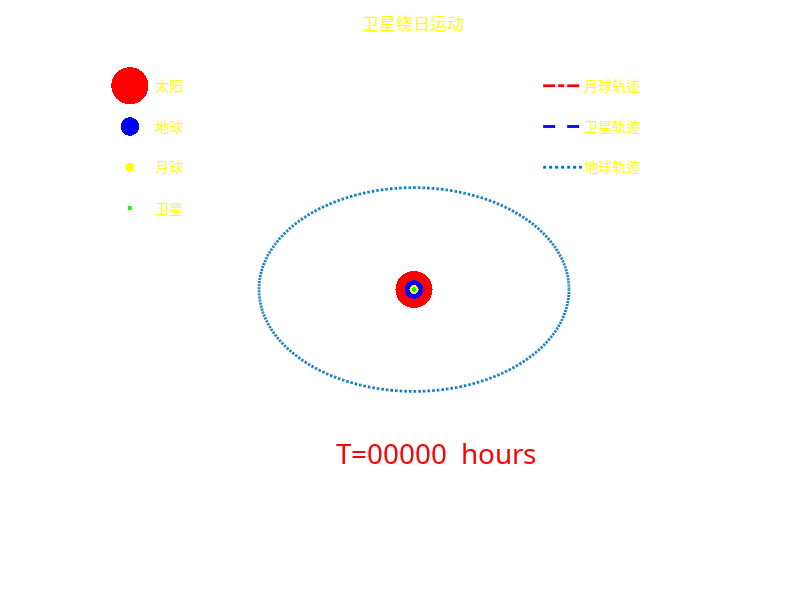

This chart was generated by the following MATLAB code: (Note: this script raises an error after producing the figure.)
clc,clear,close all
%define some variable to describe the solar system
lineWidth = 2;
x0=0;y0=0;r0=80;Lmin0=0;Lmax0=0;T0=2160;w0=0*pi/T0;q0=0;
x1=0;y1=0;r1=40;Lmin1=25;Lmax1=30;T1=1080;w1=pi/T1;q1=0;
x2=0;y2=0;r2=20;Lmin2=8;Lmax2=10;T2=180;w2=pi/T2;q2=0;
r3=10;Lmin3=3;Lmax3=5;T3=30;w3=pi/T3;q3=0;
%end
%name the figure
hh=figure('numbertitle','off','name','Solar System by Joe zhouman','Color',[0.1 0.1 0.1]);
%end
%show the sun,the moon ,the earth and the satellite
sun=line(0,0,'color','r','marker','.','markersize',r0,'LineWidth',lineWidth);
earth=line(x0,y0,'color','b','marker','.','markersize',r1,'LineWidth',lineWidth);
moon=line(x1,y1,'color','y','marker','.','markersize',r2,'LineWidth',lineWidth);
satellite=line(x2,y2,'color','g','marker','.','markersize',r3,'LineWidth',lineWidth);
%end
axis off
%show the title
title('卫星绕日运动','fontname','等线light','FontSize',12,'FontWeight','normal','Color','yellow');
%end
%legends
text(-50,50,'太阳','fontname','等线light','Color','yellow');
line(-55,50,'color','r','marker','.','markersize',r0,'LineWidth',lineWidth);
text(-50,40,'地球','fontname','等线light','Color','yellow');
line(-55,40,'color','b','marker','.','markersize',r1,'LineWidth',lineWidth);
text(-50,30,'月球','fontname','等线light','Color','yellow');
line(-55,30,'color','y','marker','.','markersize',r2,'LineWidth',lineWidth);
text(-50,20,'卫星','fontname','等线light','Color','yellow');
line(-55,20,'color','g','marker','.','markersize',r3,'LineWidth',lineWidth);
text(33,50,'月球轨迹','fontname','等线light','Color','yellow');
line([25 32.5],[50 50],'linestyle','-.','color','r','markersize',8,'LineWidth',lineWidth);
text(33,40,'卫星轨迹','fontname','等线light','Color','yellow');
line([25 32.5],[40 40],'linestyle','--','color','b','markersize',4,'LineWidth',lineWidth);
text(33,30,'地球轨迹','fontname','等线light','Color','yellow');
line([25 32.5],[30 30],'linestyle',':','LineWidth',lineWidth);
%end
%draw the trace of the earth
s1=0:.01:2*pi;
line(Lmax1*cos(s1),Lmin1*sin(s1),'linestyle',':','LineWidth',lineWidth);
%end
%intelazation of the variables
x0=Lmax0*cos(q0);y0=Lmin0*sin(q0);
x1=x0+Lmax1*cos(q1);y1=y0+Lmin1*sin(q1);
x2=x1+Lmax2*cos(q2);y2=y1+Lmin2*sin(q2);
x3=x2+Lmax3*cos(q3);y3=y2+Lmin3*sin(q3);
mlx=x2;mly=y2;
slx=x3;sly=y3;
%end
%draw the trace of the moon and the satellite
moonline=line('xdata',mlx,'ydata',mly,'linestyle','-.','color','r','markersize',8,'LineWidth',lineWidth);
satelliteline=line('xdata',slx,'ydata',sly,'linestyle','--','color','b','markersize',4,'LineWidth',lineWidth);
t=0;
%show the current time 
termtxt=text(-15,-40,['T=' num2str(t*4,'%5.5d') '  hours'],'fontsize',20,'color','r','fontname','等线light');
%end

%one TERM
%end
axis([-60,60,-60,60]);
%if you want to be running forever,comment the codes below till the next matching %end
TERM=2400;%time of the animation you want to show
filep = mfilename('fullpath'); 
[pathstr,namestr]=fileparts(filep);
v = VideoWriter([pathstr,'\satellite.avi']);
open(v);
for t=1:TERM
    %safe quit
    if not(ishandle(hh))
        return
    end
    %end
    %evaluation the variables
    q0=t*w0;q1=t*w1;q2=t*w2;q3=t*w3;
    x0=Lmax0*cos(q0);y0=Lmin0*sin(q0);
    x1=x0+Lmax1*cos(q1);y1=y0+Lmin1*sin(q1);
    x2=x1+Lmax2*cos(q2);y2=y1+Lmin2*sin(q2);
    x3=x2+Lmax3*cos(q3);y3=y2+Lmin3*sin(q3);
    mlx=[mlx x2];mly=[mly y2];
    slx=[slx x3];sly=[sly,y3];
    %end
    %set the mark form the sun to the satellite
    set(sun,'xdata',x0,'ydata',y0);
    set(earth,'xdata',x1,'ydata',y1);
    set(moon,'xdata',x2,'ydata',y2);
    set(satellite,'xdata',x3,'ydata',y3);
    %end
    %set the trace of the moon and the satellite
    set(moonline,'xdata',mlx,'ydata',mly);
    set(satelliteline,'xdata',slx,'ydata',sly);
    %end
    %set the string to show
    set(termtxt,'string',['绕日时间 :' num2str(t*4,'%5.5d') '  hours']);
    location=100*sin(pi/50*t);
    textcolor='rgbcmykw';
    
    %end
    drawnow
    %get the frame for output
    frame=getframe(hh);
    writeVideo(v,frame);
    %end
end
close(v);
%end
%output the gif

% filename = [pathstr,'solar_system_by_joe_zhouman.gif'];%ceate the file
% for idx=1:TERM
%     [A,map]=rgb2ind(im{t},256);
%     if idx == 1
%         imwrite(A,map,filename,'gif','LoopCount',0,'DelayTime',0.01);
%     else
%         imwrite(A,map,filename,'gif','WriteMode','append','DelayTime',0.01);
%     end
% end
%end
%run forever
%if you don't want to do that,comment it till the next matching %end
%{
while 1
    if not(ishandle(hh))
        return,
    end
    q0=t*w0;q1=t*w1;q2=t*w2;q3=t*w3;t=t+1;
    if t>=4500
        t=0;
    end
    x0=Lmax0*cos(q0);y0=Lmin0*sin(q0);
    x1=x0+Lmax1*cos(q1);y1=y0+Lmin1*sin(q1);
    x2=x1+Lmax2*cos(q2);y2=y1+Lmin2*sin(q2);
    x3=x2+Lmax3*cos(q3);y3=y2+Lmin3*sin(q3);
    mlx=[mlx x2];mly=[mly y2];
    slx=[slx x3];sly=[sly,y3];
    set(sun,'xdata',x0,'ydata',y0);
    set(earth,'xdata',x1,'ydata',y1);
    set(moon,'xdata',x2,'ydata',y2);
    set(satellite,'xdata',x3,'ydata',y3);
    set(moonline,'xdata',mlx,'ydata',mly);
    set(satelliteline,'xdata',slx,'ydata',sly);
    drawnow  
end
%}
%end